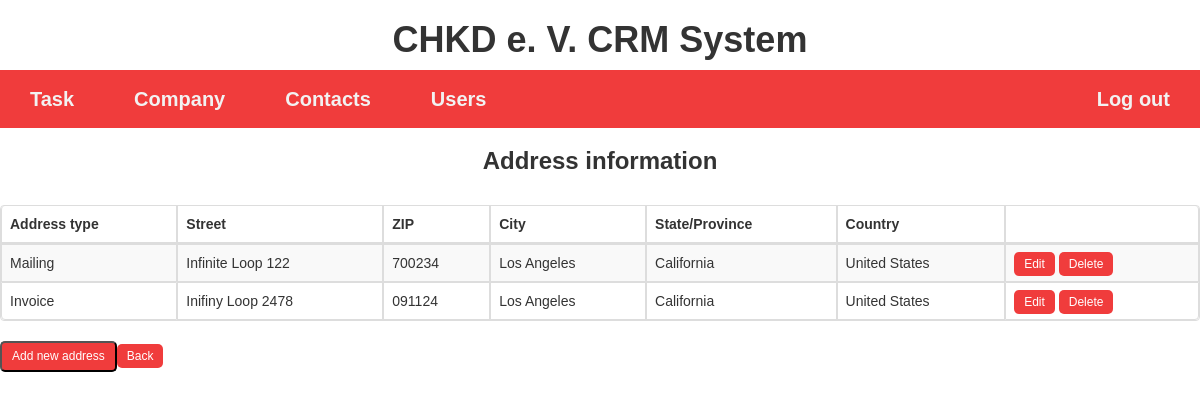
/content/company_address.php?company_id=2, run on the app's committed database.
### tables this page shows
CREATE TABLE IF NOT EXISTS `company` (
  `company_id` INT(11) NOT NULL AUTO_INCREMENT,
  `name_de` VARCHAR(150) NOT NULL  ,
  `website` VARCHAR(255) NULL  ,
  `c_tel` VARCHAR(20) NOT NULL  ,
  `c_email` VARCHAR(150) NOT NULL  ,
  `service_region` ENUM('EU', 'Western Europe', 'Germany and German-speaking region', 'Other') NOT NULL,
  `employee_count` INT(8) NULL,
  `registration_nr` VARCHAR(15) NULL  ,
  `annual_revenue` VARCHAR(20) NULL,
  `c_remark` TEXT NULL,
  `c_date_added` DATETIME NOT NULL DEFAULT NOW(),
  `member_type` ENUM('Board', 'Counsil', 'Class A', 'Class B', 'Automotive Committee', 'Support', 'Not') NOT NULL,
  `industry` ENUM('Agro', 'Metal', 'Automobile', 'Construction', 'Pharma', 'Publishing', 'Finance', 'Media', 'Electronics', 'Logistic', 'IT', 'Energy', 'Other') NOT NULL,
  `parent_company` INT(11) NULL,
  PRIMARY KEY (`company_id`),
  CONSTRAINT `parent_company`
    FOREIGN KEY (`parent_company`)
    REFERENCES `company` (`company_id`)
    ON DELETE SET NULL);

CREATE TABLE IF NOT EXISTS `address` (
  `address_id` INT(11) NOT NULL AUTO_INCREMENT,
  `type` ENUM('Invoice', 'Shipping', 'Site', 'Mailing') NOT NULL,
  `street` VARCHAR(100) NOT NULL,
  `city` VARCHAR(100) NOT NULL,
  `state` VARCHAR(30) NOT NULL,
  `zip` VARCHAR(10) NOT NULL,
  `country` VARCHAR(40) NOT NULL,
  PRIMARY KEY (`address_id`));

### content/company_address.php (the view, shortened to what this page needs)
<?php
  require_once('../conn.php');
  $company_id = isset($_GET['company_id'])? $_GET['company_id'] : '';
?>
<?php include_once ('../page/head.php') ?>
<h1 style="text-align: center; font-weight:bolder;">CHKD e. V. CRM System</h1>
<?php include_once ('../page/menu.php') ?>
<h3 style="text-align: center; font-weight:bolder;"><b>Address information</b></h3>
<br>
<?php
echo '<div>';
echo '<table class="table table-striped table-bordered">';
echo '<thead>';
echo '<tr>';
echo '<th>Address type</th>';
echo '<th>Street</th>';
echo      '<th>ZIP</th>';
echo      '<th>City</th>';
echo      '<th>State/Province</th>';
echo      '<th>Country</th>';
echo     '<th></th>';
echo    '</tr>';
echo  '</thead>';
echo  '<tbody>';
    $sql = "SELECT * FROM company natural join address natural join company_address where company_id = '$company_id' ";
    $result = mysqli_query($conn, $sql);
    while($row = mysqli_fetch_assoc($result)){
      echo '<tr>';
      echo '<td>'. $row['type'] . '</td>';
      echo '<td>'. $row['street'] . '</td>';
      echo '<td>'. $row['zip'] . '</td>';
      echo '<td>'. $row['city'] . '</td>';
      echo '<td>'. $row['state'] . '</td>';
      echo '<td>'. $row['country'] . '</td>';
      echo '<td>';
      echo '<a class="btnsml" href="edit_company_address.php?company_id='.$row['company_id'].'&address_id='.$row['address_id'].'">Edit</a>';
      echo '<a class="btnsml" href="delete_company_address.php?company_id='.$row['company_id'].'&address_id='.$row['address_id'].'">Delete</a>';
      echo '</td>';
      echo '</tr>';
    }
  echo '</tbody>';
  echo '</table>';
  echo '<form>';
  echo '<input type="button" value="Add new address" onclick="window.location.href=\'insert_company_address.php?company_id='.$company_id.'\'" class="btnsml"/>'
  ;
  echo '<a href="company.php" class="btnsml">Back</a>';
  echo '</form>';
  echo '</div>';
  ?>
<?php include_once('../page/footer.php'); ?>

### page/head.php (style rules this page uses)
body { margin:0; font-family: Arial, Helvetica, sans-serif; }
.btnsml { -webkit-border-radius: 10; -moz-border-radius: 10; border-radius: 5px; font-family: Arial; color: #ffffff; font-size: 12px; background: #f03c3c; padding: 5px 10px 5px 10px; text-decoration: none; }

### data on the page
company: address.type "Mailing", address.street "Infinite Loop 122", address.zip "700234", address.city "Los Angeles", address.state "California", address.country "United States", address.type "Invoice", address.street "Inifiny Loop 2478", address.zip "091124"
